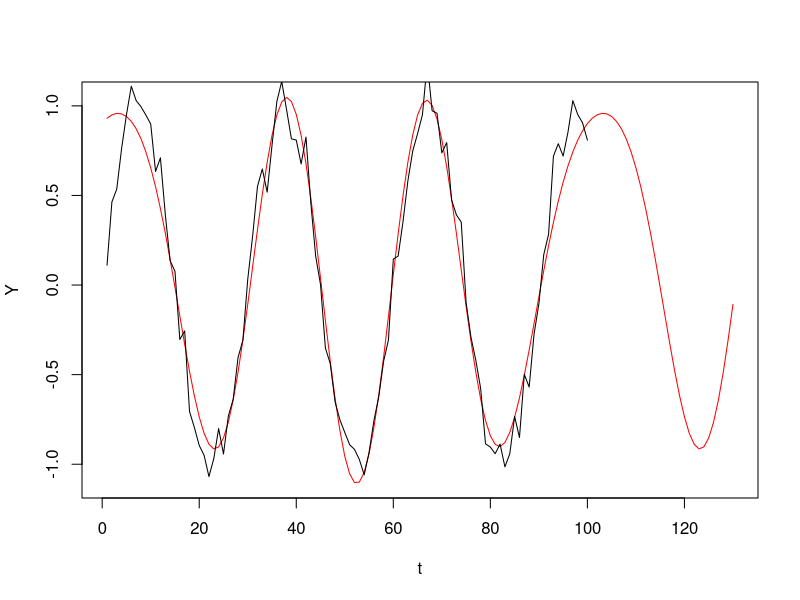

Reproduce this figure in R.
#library(ggplot2)


#http://www.ms314u.me/2018/03/02/monitoring-signals-deviations-from-the-normal-behavior/

getCoeffs <- function(y){
  N <- length(y)
  A <- rep(0, (floor(N/2)+1))
  B <- rep(0, (floor(N/2)+1))
  for(p in 1:(floor(N/2)+1)){
    for(k in 1:N){
      A[p] = A[p] + (2/N)*y[k]*cos(2*pi*(p-1)*k/N)
      B[p] = B[p] + (2/N)*y[k]*sin(2*pi*(p-1)*k/N)
    }
  }
  A[floor(N/2)+1] <- A[floor(N/2)+1]/2
  return(list(A,B))
}

predictSignal<-function(origSig, maxComponents, horizon){
  fCoeffs = getCoeffs(origSig)
  N = length(origSig)
  A = fCoeffs[[1]]
  B = fCoeffs[[2]]
  fourierEstim <- rep(0,N+horizon) + A[1]/2 
  t_moments = seq(1, N + horizon)
  for(p in 2:maxComponents){
    fourierEstim = fourierEstim + A[p]*cos(2*pi*(p-1)*t_moments/N) + B[p]*sin(2*pi*(p-1)*t_moments/N)
  }

  return(fourierEstim)
}

n_components = 5#5
dat <- sin(seq(1,100)* 2*pi/30) + rnorm(100)*0.1
predictions <- predictSignal(dat, n_components, 30)
dat <- c(dat, rep(NA, 30))

plot(predictions,type='l', cex=.35, xlab = "t", ylab = "Y", col="red")
lines(dat, col="black")

#t = seq(1, length(dat))
#pdat = data.frame(x=t, y=dat, y2 = predictions)
#p <- ggplot(data = pdat, aes(x=x, y=y)) + theme_bw()
#p <- p + xlab("Time") + ylab("Value")
#p <- p + geom_line()
#p <- p + geom_line(aes(y=predictions), colour = "red")
#p

#lines(dat - predictions)

# Reconstruct Signal - pmax is number of frequencies used in increasing order
#pmax <- 30
#fourierEstim <- rep(0,N)
#for(n in 1:N){
#  fourierEstim[n] <- A[1]/2
#  for(p in 2:pmax){
#    fourierEstim[n] <- fourierEstim[n] + A[p]*cos(2*pi*(p-1)*n/N) + B[p]*sin(2*pi*(p-1)*n/N)
#  }
#}
#plot(dat,type='l', cex=.35, xlab = "t", ylab = "Y")
#lines(fourierEstim, col="red")
#lines(dat - fourierEstim)

#for(n in 1:N){
#  fourierEstim[n] <- A[1]/2
#  for(p in 2:maxComponents){
#    fourierEstim[n] <- fourierEstim[n] + A[p]*cos(2*pi*(p-1)*n/N) + B[p]*sin(2*pi*(p-1)*n/N)
#  }
#}